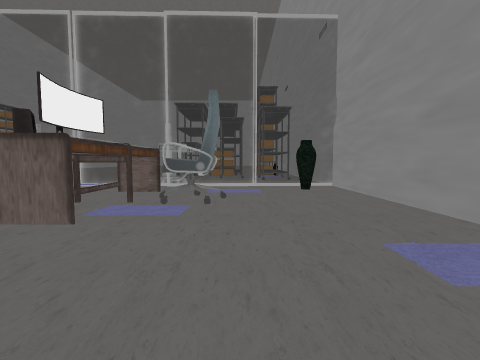
[1] (above)

23 first-person views from a walk through a scene from a Unity 3-D project. The camera is 1.2 m above the floor, tilts 4° down and sees 85° across. The floor is counted in squares, 2 m on a side. Each view is taken from the middle of a square. On the plan, view 1 faces up. The plan holds only what a view shows up to about 9 squares ahead; the rest is blank. The place goes on beyond the plan. The player is left out. Some animated figures are left out. Some surface patterns are stand-ins.

[2]
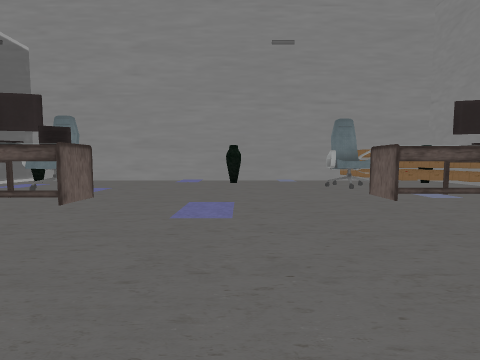

[3]
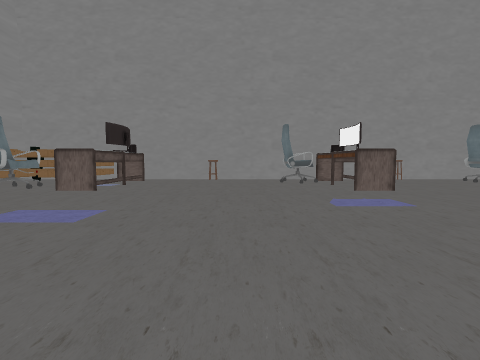

[4]
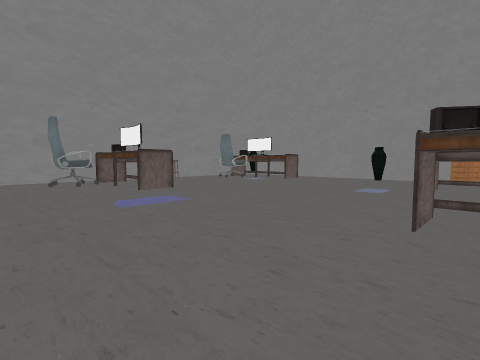

[5]
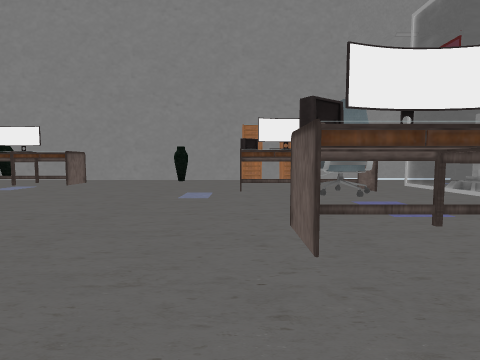

[6]
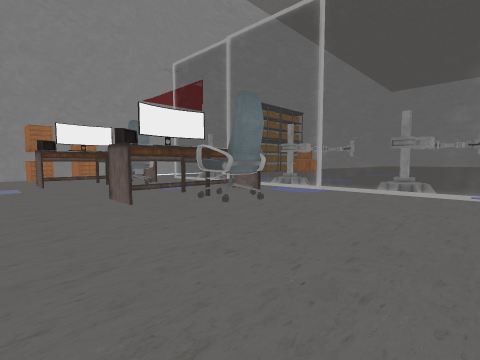

[7]
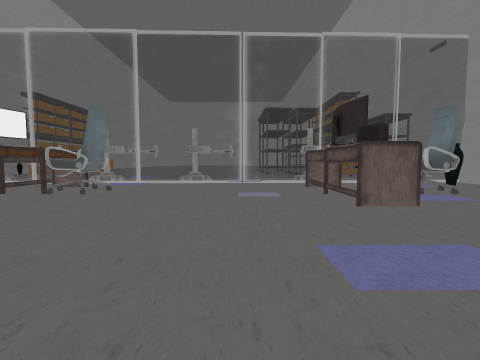

[8]
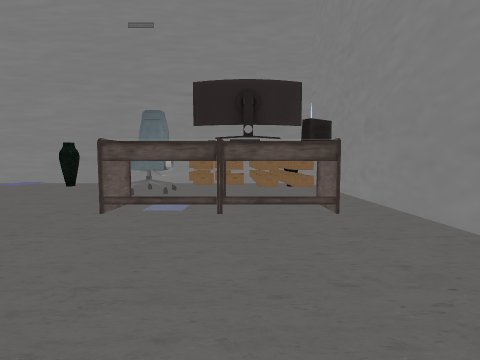

[9]
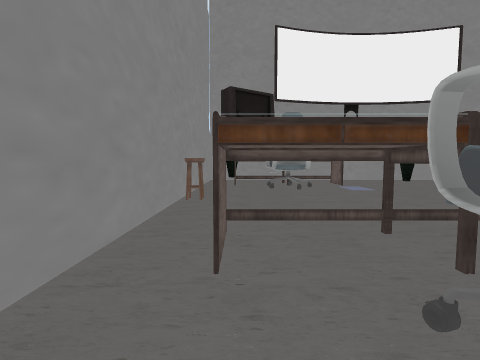

[10]
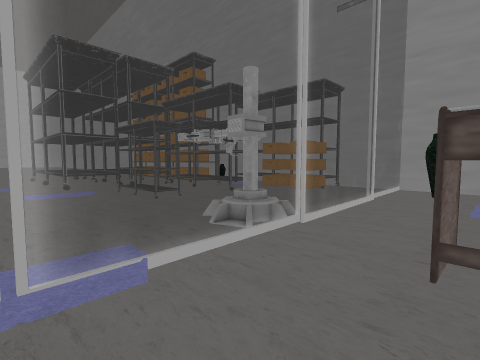

[11]
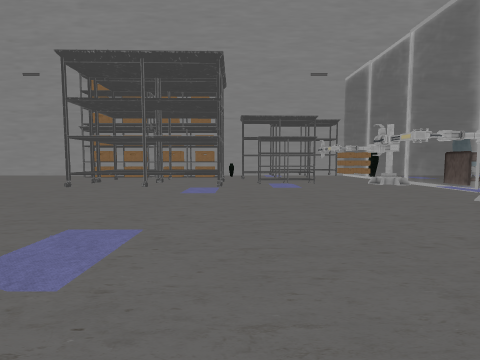

[12]
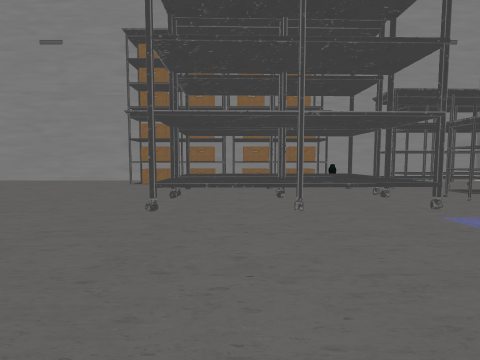

[13]
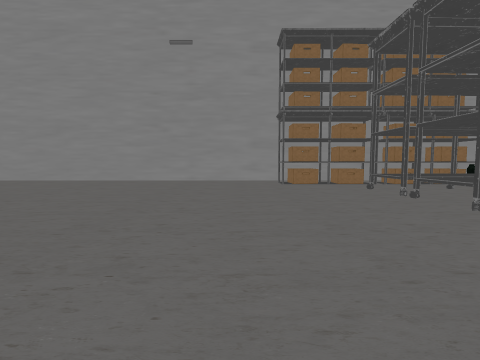

[14]
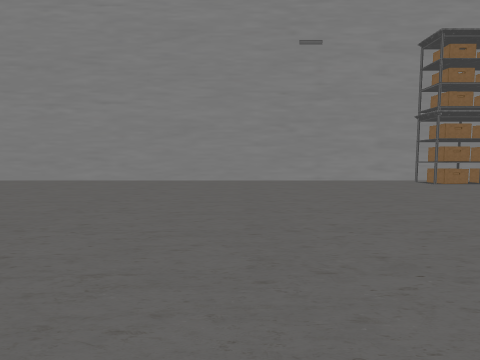

[15]
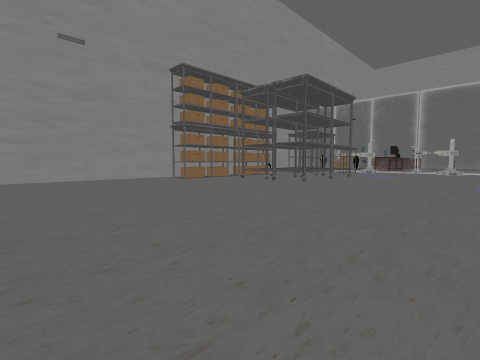

[16]
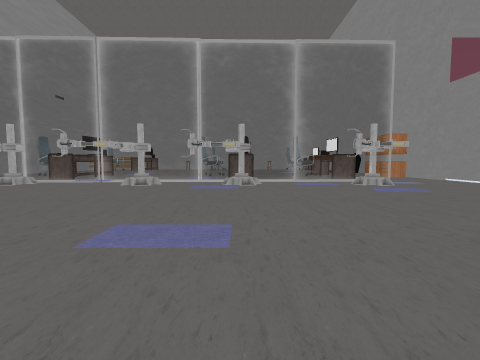

[17]
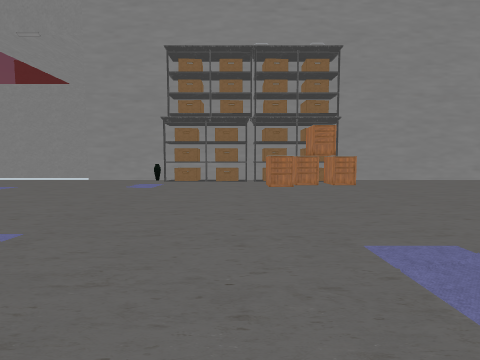

[18]
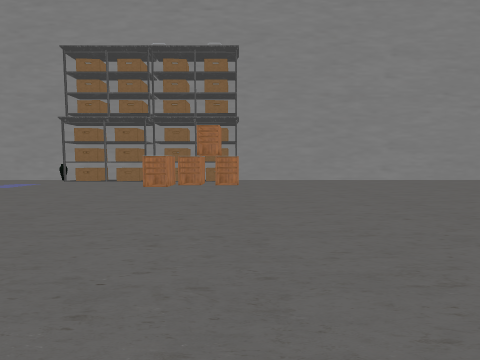

[19]
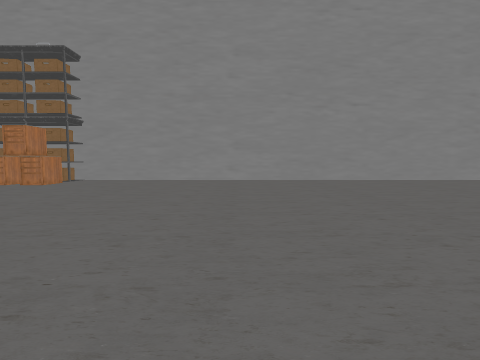

[20]
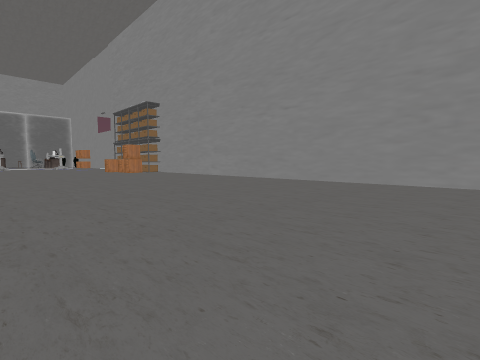

[21]
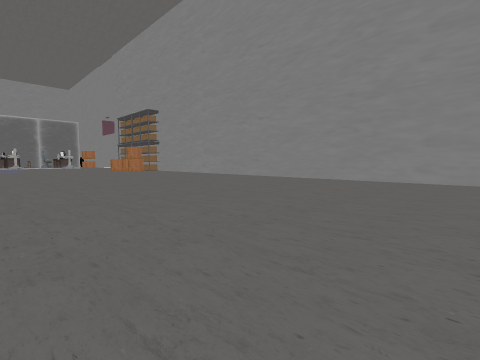

[22]
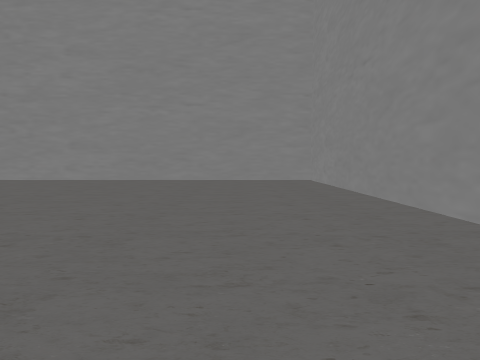

[23]
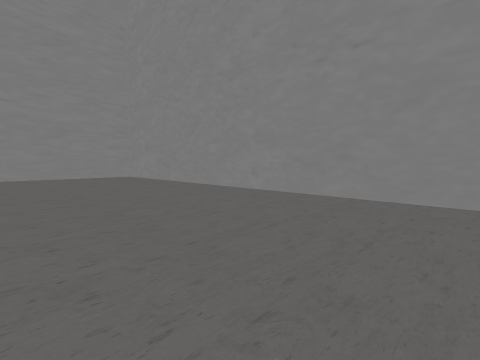

### Floor plan
Ten units are one square. View 1 is at (0, 0); x grows to the right and y downward. Boxes are objects, and circles mark ways between rooms. Rooms are numbered by the first view taken in them; rooms with no view inside come last. Other rooms are left out.
<svg viewBox="-151 -398 181 468">
<path fill="none" stroke="#000" d="M-16 24 -11 24 -16 24M-75 -52 -84 -52 -84 -44M-24 -44 -24 -52 -24 -44M-24 -52 -15 -52 -24 -52M-12 43 4 43M-4 36 -4 31M-16 51 -9 51 -9 42M-12 48 5 48M-8 45 -8 32 -2 32M2 30 18 30M-126 24 -134 24 -134 35M-114 -47 -121 -47M5 37 5 29M-135 24 -126 24 -126 34M23 35 23 -69M-1 -69 -4 -69M-2 -74 -8 -74M-145 -55 -145 60 -4 60M14 -74 6 -74M9 -166 16 -166M-139 -170 -139 -159M23 -169 23 -296M-146 -166 -139 -166M-139 -155 -139 -144M-14 -130 -14 -151 -2 -152M-145 -150 -145 -55M-139 -142 -139 -116M-15 -115 -27 -115 -28 -151 -16 -151M-7 -115 -13 -115M9 -116 9 -169 17 -169M-41 -393 -145 -393 -145 -154M-15 -90 -20 -90 -20 -105 -15 -105M5 -94 5 -99M2 -86 -7 -86 -7 -109 1 -109M5 -79 5 -93M-8 -72 -3 -72M-6 -69 -6 -77M-4 -69 -5 -77 -2 -77M14 -74 13 -99M-85 -52 -76 -52M17 -116 9 -116M16 -120 9 -120M23 -69 23 -119M-4 60 23 60 23 35M15 37 15 29"/>
<rect x="-145" y="45" width="10" height="10" fill="#bbb"><title>vase</title></rect>
<rect x="-145" y="-5" width="10" height="10" fill="#bbb"><title>vase</title></rect>
<rect x="-145" y="-25" width="10" height="10" fill="#bbb"><title>drawers</title></rect>
<rect x="-145" y="-45" width="10" height="10" fill="#bbb"><title>drawers</title></rect>
<rect x="-135" y="35" width="10" height="10" fill="#bbb"><title>TV</title></rect>
<rect x="-125" y="35" width="10" height="10" fill="#bbb"><title>chair</title></rect>
<rect x="-125" y="-25" width="10" height="10" fill="#bbb"><title>radio</title></rect>
<rect x="-125" y="-35" width="10" height="10" fill="#bbb"><title>TV</title></rect>
<rect x="-115" y="-45" width="10" height="10" fill="#bbb"><title>chair</title></rect>
<rect x="-105" y="55" width="10" height="10" fill="#bbb"><title>stool</title></rect>
<rect x="-105" y="-45" width="10" height="10" fill="#bbb"><title>carpet</title></rect>
<rect x="-85" y="45" width="10" height="10" fill="#bbb"><title>radio</title></rect>
<rect x="-85" y="25" width="10" height="20" fill="#bbb"><title>TV</title></rect>
<rect x="-85" y="-35" width="10" height="10" fill="#bbb"><title>radio</title></rect>
<rect x="-85" y="-45" width="10" height="10" fill="#bbb"><title>other object</title></rect>
<rect x="-75" y="-45" width="10" height="10" fill="#bbb"><title>chair</title></rect>
<rect x="-65" y="35" width="10" height="10" fill="#bbb"><title>chair</title></rect>
<rect x="-45" y="55" width="10" height="10" fill="#bbb"><title>other object</title></rect>
<rect x="-45" y="-65" width="10" height="10" fill="#bbb"><title>carpet</title></rect>
<rect x="-25" y="45" width="10" height="10" fill="#bbb"><title>radio</title></rect>
<rect x="-25" y="35" width="10" height="10" fill="#bbb"><title>TV</title></rect>
<rect x="-25" y="25" width="10" height="10" fill="#bbb"><title>carpet</title></rect>
<rect x="-25" y="-35" width="10" height="10" fill="#bbb"><title>radio</title></rect>
<rect x="-25" y="-45" width="10" height="10" fill="#bbb"><title>other object</title></rect>
<rect x="-15" y="-45" width="10" height="10" fill="#bbb"><title>chair</title></rect>
<rect x="-5" y="15" width="10" height="10" fill="#bbb"><title>chair</title></rect>
<rect x="5" y="-5" width="10" height="10" fill="#bbb"><title>vase</title></rect>
<rect x="5" y="-65" width="10" height="10" fill="#bbb"><title>vase</title></rect>
<rect x="-145" y="-115" width="10" height="10" fill="#bbb"><title>other object</title></rect>
<rect x="-135" y="-155" width="10" height="10" fill="#bbb"><title>drawers</title></rect>
<rect x="-135" y="-165" width="10" height="10" fill="#bbb"><title>drawers</title></rect>
<rect x="-135" y="-175" width="10" height="10" fill="#bbb"><title>drawers</title></rect>
<rect x="-85" y="-75" width="10" height="10" fill="#bbb"><title>other object</title></rect>
<rect x="-55" y="-75" width="10" height="10" fill="#bbb"><title>other object</title></rect>
<rect x="-25" y="-75" width="10" height="10" fill="#bbb"><title>other object</title></rect>
<rect x="15" y="-115" width="10" height="10" fill="#bbb"><title>other object</title></rect>
<rect x="5" y="45" width="10" height="10" fill="#bbb"><title>other object</title></rect>
<circle cx="-135" cy="-50" r="3" fill="#2a7"/>
<circle cx="-20" cy="-60" r="3" fill="#2a7"/>
<circle cx="-45" cy="-60" r="3" fill="#2a7"/>
<circle cx="20" cy="40" r="3" fill="#2a7"/>
<circle cx="0" cy="-110" r="3" fill="#2a7"/>
<text x="-60" y="0">1</text>
<text x="-60" y="-240">2</text>
<text x="20" y="-100">3</text>
<text x="10" y="40">4</text>
</svg>
Room 1 opens to room 2. Room 1 opens to room 4. Room 2 opens to room 3.

Where each view was taken, in squares from view 1:
view 1: 0 up, 0 right, facing up
view 2: 0 up, 6 left, facing right
view 3: 3 up, 5 left, facing down
view 4: 3 up, 5 left, facing down-left
view 5: 2 up, 6 left, facing left
view 6: 1 up, 4 left, facing up-left
view 7: 1 down, 4 left, facing up
view 8: 4 down, 5 left, facing right
view 9: 5 down, 6 left, facing left
view 10: 5 up, 4 left, facing up-right
view 11: 11 up, 9 left, facing right
view 12: 14 up, 6 left, facing right
view 13: 18 up, 6 left, facing right
view 14: 22 up, 6 left, facing right
view 15: 22 up, 7 left, facing down-right
view 16: 14 up, 8 left, facing down
view 17: 14 up, 6 left, facing left
view 18: 17 up, 6 left, facing left
view 19: 22 up, 6 left, facing left
view 20: 31 up, 7 left, facing down-left
view 21: 33 up, 6 left, facing down-left
view 22: 37 up, 6 left, facing left
view 23: 35 up, 4 left, facing up-left
